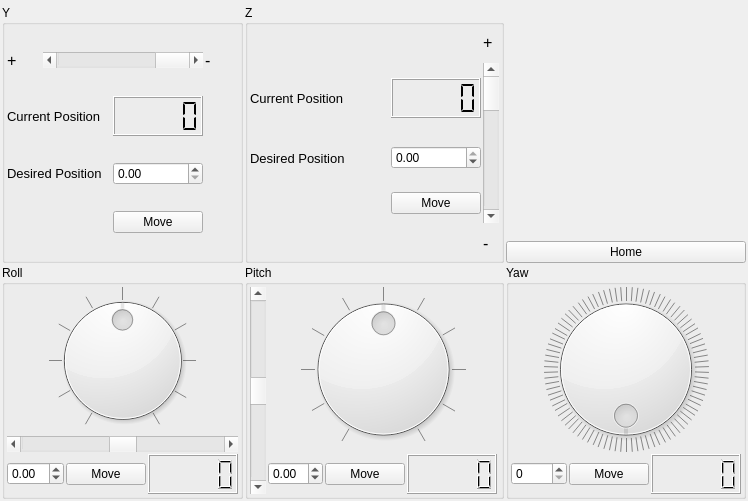
<?xml version="1.0" encoding="UTF-8"?>
<ui version="4.0">
 <class>PimicosMultiAxis</class>
 <widget class="QWidget" name="PimicosMultiAxis">
  <property name="geometry">
   <rect>
    <x>0</x>
    <y>0</y>
    <width>748</width>
    <height>501</height>
   </rect>
  </property>
  <property name="windowTitle">
   <string>pimicos Multi Axis</string>
  </property>
  <layout class="QGridLayout" name="gridLayout">
   <property name="leftMargin">
    <number>2</number>
   </property>
   <property name="topMargin">
    <number>5</number>
   </property>
   <property name="rightMargin">
    <number>2</number>
   </property>
   <property name="bottomMargin">
    <number>2</number>
   </property>
   <property name="spacing">
    <number>2</number>
   </property>
   <item row="4" column="1">
    <widget class="QGroupBox" name="Pitch">
     <property name="minimumSize">
      <size>
       <width>140</width>
       <height>160</height>
      </size>
     </property>
     <property name="title">
      <string>Pitch</string>
     </property>
     <layout class="QGridLayout" name="gridLayout_2">
      <property name="leftMargin">
       <number>2</number>
      </property>
      <property name="topMargin">
       <number>2</number>
      </property>
      <property name="rightMargin">
       <number>2</number>
      </property>
      <property name="bottomMargin">
       <number>2</number>
      </property>
      <property name="spacing">
       <number>2</number>
      </property>
      <item row="0" column="1" rowspan="3">
       <widget class="QScrollBar" name="Scroll_Pitch">
        <property name="minimumSize">
         <size>
          <width>16</width>
          <height>100</height>
         </size>
        </property>
        <property name="minimum">
         <number>-5</number>
        </property>
        <property name="maximum">
         <number>5</number>
        </property>
        <property name="pageStep">
         <number>1</number>
        </property>
        <property name="tracking">
         <bool>false</bool>
        </property>
        <property name="orientation">
         <enum>Qt::Vertical</enum>
        </property>
        <property name="invertedAppearance">
         <bool>false</bool>
        </property>
        <property name="invertedControls">
         <bool>false</bool>
        </property>
       </widget>
      </item>
      <item row="2" column="4">
       <widget class="QLCDNumber" name="CurrentPos_Pitch">
        <property name="minimumSize">
         <size>
          <width>90</width>
          <height>40</height>
         </size>
        </property>
        <property name="maximumSize">
         <size>
          <width>90</width>
          <height>40</height>
         </size>
        </property>
       </widget>
      </item>
      <item row="2" column="2">
       <widget class="QDoubleSpinBox" name="DesirePos_Pitch">
        <property name="minimumSize">
         <size>
          <width>0</width>
          <height>0</height>
         </size>
        </property>
        <property name="keyboardTracking">
         <bool>false</bool>
        </property>
        <property name="minimum">
         <double>-5.000000000000000</double>
        </property>
        <property name="maximum">
         <double>5.000000000000000</double>
        </property>
        <property name="singleStep">
         <double>0.100000000000000</double>
        </property>
       </widget>
      </item>
      <item row="2" column="3">
       <widget class="QPushButton" name="Move_Pitch">
        <property name="text">
         <string>Move</string>
        </property>
       </widget>
      </item>
      <item row="0" column="2" rowspan="2" colspan="4">
       <widget class="QDial" name="Dial_Pitch">
        <property name="sizePolicy">
         <sizepolicy hsizetype="Preferred" vsizetype="Preferred">
          <horstretch>0</horstretch>
          <verstretch>0</verstretch>
         </sizepolicy>
        </property>
        <property name="minimumSize">
         <size>
          <width>100</width>
          <height>100</height>
         </size>
        </property>
        <property name="minimum">
         <number>-5</number>
        </property>
        <property name="maximum">
         <number>5</number>
        </property>
        <property name="pageStep">
         <number>1</number>
        </property>
        <property name="value">
         <number>0</number>
        </property>
        <property name="sliderPosition">
         <number>0</number>
        </property>
        <property name="tracking">
         <bool>false</bool>
        </property>
        <property name="orientation">
         <enum>Qt::Horizontal</enum>
        </property>
        <property name="invertedAppearance">
         <bool>false</bool>
        </property>
        <property name="invertedControls">
         <bool>false</bool>
        </property>
        <property name="wrapping">
         <bool>false</bool>
        </property>
        <property name="notchTarget">
         <double>3.700000000000000</double>
        </property>
        <property name="notchesVisible">
         <bool>true</bool>
        </property>
       </widget>
      </item>
     </layout>
    </widget>
   </item>
   <item row="4" column="2">
    <widget class="QGroupBox" name="Yaw">
     <property name="minimumSize">
      <size>
       <width>120</width>
       <height>170</height>
      </size>
     </property>
     <property name="title">
      <string>Yaw</string>
     </property>
     <layout class="QGridLayout" name="gridLayout_7">
      <property name="leftMargin">
       <number>2</number>
      </property>
      <property name="topMargin">
       <number>2</number>
      </property>
      <property name="rightMargin">
       <number>2</number>
      </property>
      <property name="bottomMargin">
       <number>2</number>
      </property>
      <property name="spacing">
       <number>2</number>
      </property>
      <item row="2" column="2">
       <widget class="QLCDNumber" name="CurrentPos_Yaw">
        <property name="minimumSize">
         <size>
          <width>90</width>
          <height>40</height>
         </size>
        </property>
        <property name="maximumSize">
         <size>
          <width>90</width>
          <height>40</height>
         </size>
        </property>
       </widget>
      </item>
      <item row="2" column="0">
       <widget class="QSpinBox" name="DesirePos_Yaw">
        <property name="minimumSize">
         <size>
          <width>50</width>
          <height>20</height>
         </size>
        </property>
        <property name="keyboardTracking">
         <bool>false</bool>
        </property>
        <property name="maximum">
         <number>359</number>
        </property>
       </widget>
      </item>
      <item row="0" column="0" colspan="3">
       <widget class="QDial" name="Dial_Yaw">
        <property name="sizePolicy">
         <sizepolicy hsizetype="Preferred" vsizetype="Preferred">
          <horstretch>0</horstretch>
          <verstretch>0</verstretch>
         </sizepolicy>
        </property>
        <property name="minimumSize">
         <size>
          <width>100</width>
          <height>100</height>
         </size>
        </property>
        <property name="minimum">
         <number>0</number>
        </property>
        <property name="maximum">
         <number>359</number>
        </property>
        <property name="pageStep">
         <number>1</number>
        </property>
        <property name="value">
         <number>0</number>
        </property>
        <property name="sliderPosition">
         <number>0</number>
        </property>
        <property name="tracking">
         <bool>false</bool>
        </property>
        <property name="orientation">
         <enum>Qt::Horizontal</enum>
        </property>
        <property name="invertedAppearance">
         <bool>false</bool>
        </property>
        <property name="invertedControls">
         <bool>false</bool>
        </property>
        <property name="wrapping">
         <bool>true</bool>
        </property>
        <property name="notchTarget">
         <double>3.700000000000000</double>
        </property>
        <property name="notchesVisible">
         <bool>true</bool>
        </property>
       </widget>
      </item>
      <item row="2" column="1">
       <widget class="QPushButton" name="Move_Yaw">
        <property name="text">
         <string>Move</string>
        </property>
       </widget>
      </item>
     </layout>
    </widget>
   </item>
   <item row="4" column="0">
    <widget class="QGroupBox" name="Roll">
     <property name="minimumSize">
      <size>
       <width>120</width>
       <height>190</height>
      </size>
     </property>
     <property name="title">
      <string>Roll</string>
     </property>
     <layout class="QGridLayout" name="gridLayout_6">
      <property name="leftMargin">
       <number>2</number>
      </property>
      <property name="topMargin">
       <number>2</number>
      </property>
      <property name="rightMargin">
       <number>2</number>
      </property>
      <property name="bottomMargin">
       <number>2</number>
      </property>
      <property name="spacing">
       <number>2</number>
      </property>
      <item row="6" column="0">
       <widget class="QDoubleSpinBox" name="DesirePos_Roll">
        <property name="minimumSize">
         <size>
          <width>0</width>
          <height>0</height>
         </size>
        </property>
        <property name="keyboardTracking">
         <bool>false</bool>
        </property>
        <property name="minimum">
         <double>-5.000000000000000</double>
        </property>
        <property name="maximum">
         <double>5.000000000000000</double>
        </property>
        <property name="singleStep">
         <double>0.100000000000000</double>
        </property>
       </widget>
      </item>
      <item row="4" column="0" colspan="3">
       <widget class="QScrollBar" name="Scroll_Roll">
        <property name="minimumSize">
         <size>
          <width>100</width>
          <height>16</height>
         </size>
        </property>
        <property name="minimum">
         <number>-5</number>
        </property>
        <property name="maximum">
         <number>5</number>
        </property>
        <property name="pageStep">
         <number>1</number>
        </property>
        <property name="tracking">
         <bool>false</bool>
        </property>
        <property name="orientation">
         <enum>Qt::Horizontal</enum>
        </property>
        <property name="invertedAppearance">
         <bool>false</bool>
        </property>
        <property name="invertedControls">
         <bool>false</bool>
        </property>
       </widget>
      </item>
      <item row="6" column="2">
       <widget class="QLCDNumber" name="CurrentPos_Roll">
        <property name="minimumSize">
         <size>
          <width>90</width>
          <height>40</height>
         </size>
        </property>
        <property name="maximumSize">
         <size>
          <width>90</width>
          <height>40</height>
         </size>
        </property>
       </widget>
      </item>
      <item row="0" column="0" rowspan="4" colspan="3">
       <widget class="QDial" name="Dial_Roll">
        <property name="sizePolicy">
         <sizepolicy hsizetype="Preferred" vsizetype="Preferred">
          <horstretch>0</horstretch>
          <verstretch>0</verstretch>
         </sizepolicy>
        </property>
        <property name="minimumSize">
         <size>
          <width>100</width>
          <height>100</height>
         </size>
        </property>
        <property name="minimum">
         <number>-5</number>
        </property>
        <property name="maximum">
         <number>5</number>
        </property>
        <property name="singleStep">
         <number>1</number>
        </property>
        <property name="pageStep">
         <number>1</number>
        </property>
        <property name="value">
         <number>0</number>
        </property>
        <property name="sliderPosition">
         <number>0</number>
        </property>
        <property name="tracking">
         <bool>false</bool>
        </property>
        <property name="orientation">
         <enum>Qt::Horizontal</enum>
        </property>
        <property name="invertedAppearance">
         <bool>false</bool>
        </property>
        <property name="invertedControls">
         <bool>false</bool>
        </property>
        <property name="wrapping">
         <bool>false</bool>
        </property>
        <property name="notchTarget">
         <double>3.700000000000000</double>
        </property>
        <property name="notchesVisible">
         <bool>true</bool>
        </property>
       </widget>
      </item>
      <item row="6" column="1">
       <widget class="QPushButton" name="Move_Roll">
        <property name="text">
         <string>Move</string>
        </property>
       </widget>
      </item>
     </layout>
    </widget>
   </item>
   <item row="0" column="1" rowspan="2">
    <widget class="QGroupBox" name="Z">
     <property name="title">
      <string>Z</string>
     </property>
     <layout class="QGridLayout" name="gridLayout_4">
      <property name="leftMargin">
       <number>2</number>
      </property>
      <property name="topMargin">
       <number>2</number>
      </property>
      <property name="rightMargin">
       <number>2</number>
      </property>
      <property name="bottomMargin">
       <number>2</number>
      </property>
      <property name="horizontalSpacing">
       <number>2</number>
      </property>
      <item row="1" column="2" rowspan="3">
       <widget class="QScrollBar" name="Scroll_Z">
        <property name="minimumSize">
         <size>
          <width>16</width>
          <height>160</height>
         </size>
        </property>
        <property name="minimum">
         <number>-30</number>
        </property>
        <property name="maximum">
         <number>0</number>
        </property>
        <property name="tracking">
         <bool>false</bool>
        </property>
        <property name="orientation">
         <enum>Qt::Vertical</enum>
        </property>
        <property name="invertedAppearance">
         <bool>true</bool>
        </property>
        <property name="invertedControls">
         <bool>true</bool>
        </property>
       </widget>
      </item>
      <item row="2" column="0">
       <widget class="QLabel" name="DesPos_Z">
        <property name="font">
         <font>
          <pointsize>10</pointsize>
         </font>
        </property>
        <property name="acceptDrops">
         <bool>false</bool>
        </property>
        <property name="text">
         <string>Desired Position</string>
        </property>
        <property name="wordWrap">
         <bool>false</bool>
        </property>
       </widget>
      </item>
      <item row="1" column="0">
       <widget class="QLabel" name="CurPos_Z">
        <property name="font">
         <font>
          <pointsize>10</pointsize>
         </font>
        </property>
        <property name="acceptDrops">
         <bool>false</bool>
        </property>
        <property name="text">
         <string>Current Position</string>
        </property>
        <property name="wordWrap">
         <bool>false</bool>
        </property>
       </widget>
      </item>
      <item row="3" column="1">
       <widget class="QPushButton" name="Move_Z">
        <property name="text">
         <string>Move</string>
        </property>
       </widget>
      </item>
      <item row="2" column="1">
       <widget class="QDoubleSpinBox" name="DesirePos_Z">
        <property name="keyboardTracking">
         <bool>false</bool>
        </property>
        <property name="minimum">
         <double>-30.000000000000000</double>
        </property>
        <property name="maximum">
         <double>0.000000000000000</double>
        </property>
       </widget>
      </item>
      <item row="0" column="2">
       <widget class="QLabel" name="Plus_Z">
        <property name="font">
         <font>
          <pointsize>12</pointsize>
         </font>
        </property>
        <property name="text">
         <string>+</string>
        </property>
       </widget>
      </item>
      <item row="4" column="2">
       <widget class="QLabel" name="Minus_Z">
        <property name="font">
         <font>
          <pointsize>12</pointsize>
         </font>
        </property>
        <property name="text">
         <string>-</string>
        </property>
       </widget>
      </item>
      <item row="1" column="1">
       <widget class="QLCDNumber" name="CurrentPos_Z">
        <property name="minimumSize">
         <size>
          <width>90</width>
          <height>40</height>
         </size>
        </property>
        <property name="maximumSize">
         <size>
          <width>90</width>
          <height>40</height>
         </size>
        </property>
        <property name="font">
         <font>
          <pointsize>11</pointsize>
          <weight>75</weight>
          <bold>true</bold>
          <strikeout>false</strikeout>
         </font>
        </property>
        <property name="smallDecimalPoint">
         <bool>false</bool>
        </property>
        <property name="segmentStyle">
         <enum>QLCDNumber::Flat</enum>
        </property>
        <property name="value" stdset="0">
         <double>0.000000000000000</double>
        </property>
        <property name="intValue" stdset="0">
         <number>0</number>
        </property>
       </widget>
      </item>
     </layout>
    </widget>
   </item>
   <item row="0" column="0" rowspan="2">
    <widget class="QGroupBox" name="Y">
     <property name="title">
      <string>Y</string>
     </property>
     <layout class="QGridLayout" name="gridLayout_5">
      <property name="leftMargin">
       <number>2</number>
      </property>
      <property name="topMargin">
       <number>2</number>
      </property>
      <property name="rightMargin">
       <number>2</number>
      </property>
      <property name="bottomMargin">
       <number>2</number>
      </property>
      <property name="spacing">
       <number>2</number>
      </property>
      <item row="0" column="1" colspan="2">
       <widget class="QScrollBar" name="Scroll_Y">
        <property name="enabled">
         <bool>true</bool>
        </property>
        <property name="minimumSize">
         <size>
          <width>160</width>
          <height>16</height>
         </size>
        </property>
        <property name="autoFillBackground">
         <bool>false</bool>
        </property>
        <property name="minimum">
         <number>0</number>
        </property>
        <property name="maximum">
         <number>30</number>
        </property>
        <property name="sliderPosition">
         <number>0</number>
        </property>
        <property name="tracking">
         <bool>false</bool>
        </property>
        <property name="orientation">
         <enum>Qt::Horizontal</enum>
        </property>
        <property name="invertedAppearance">
         <bool>true</bool>
        </property>
        <property name="invertedControls">
         <bool>true</bool>
        </property>
       </widget>
      </item>
      <item row="0" column="0">
       <widget class="QLabel" name="Plus_Y">
        <property name="font">
         <font>
          <pointsize>12</pointsize>
         </font>
        </property>
        <property name="text">
         <string>+</string>
        </property>
       </widget>
      </item>
      <item row="3" column="2">
       <widget class="QPushButton" name="Move_Y">
        <property name="text">
         <string>Move</string>
        </property>
       </widget>
      </item>
      <item row="2" column="2">
       <widget class="QDoubleSpinBox" name="DesirePos_Y">
        <property name="keyboardTracking">
         <bool>false</bool>
        </property>
        <property name="maximum">
         <double>30.000000000000000</double>
        </property>
       </widget>
      </item>
      <item row="0" column="3">
       <widget class="QLabel" name="Minus_Y">
        <property name="font">
         <font>
          <pointsize>12</pointsize>
         </font>
        </property>
        <property name="text">
         <string>-</string>
        </property>
       </widget>
      </item>
      <item row="1" column="0" colspan="2">
       <widget class="QLabel" name="CurPos_Y">
        <property name="font">
         <font>
          <pointsize>10</pointsize>
         </font>
        </property>
        <property name="acceptDrops">
         <bool>false</bool>
        </property>
        <property name="text">
         <string>Current Position</string>
        </property>
        <property name="wordWrap">
         <bool>false</bool>
        </property>
       </widget>
      </item>
      <item row="2" column="0" colspan="2">
       <widget class="QLabel" name="DesPos_Y">
        <property name="font">
         <font>
          <pointsize>10</pointsize>
         </font>
        </property>
        <property name="acceptDrops">
         <bool>false</bool>
        </property>
        <property name="text">
         <string>Desired Position</string>
        </property>
        <property name="wordWrap">
         <bool>false</bool>
        </property>
       </widget>
      </item>
      <item row="1" column="2">
       <widget class="QLCDNumber" name="CurrentPos_Y">
        <property name="minimumSize">
         <size>
          <width>90</width>
          <height>40</height>
         </size>
        </property>
        <property name="maximumSize">
         <size>
          <width>90</width>
          <height>40</height>
         </size>
        </property>
        <property name="font">
         <font>
          <pointsize>11</pointsize>
          <weight>75</weight>
          <bold>true</bold>
          <strikeout>false</strikeout>
         </font>
        </property>
        <property name="smallDecimalPoint">
         <bool>false</bool>
        </property>
        <property name="segmentStyle">
         <enum>QLCDNumber::Flat</enum>
        </property>
        <property name="value" stdset="0">
         <double>0.000000000000000</double>
        </property>
        <property name="intValue" stdset="0">
         <number>0</number>
        </property>
       </widget>
      </item>
     </layout>
    </widget>
   </item>
   <item row="1" column="2">
    <widget class="QPushButton" name="Home">
     <property name="text">
      <string>Home</string>
     </property>
    </widget>
   </item>
  </layout>
 </widget>
 <resources/>
 <connections/>
</ui>
